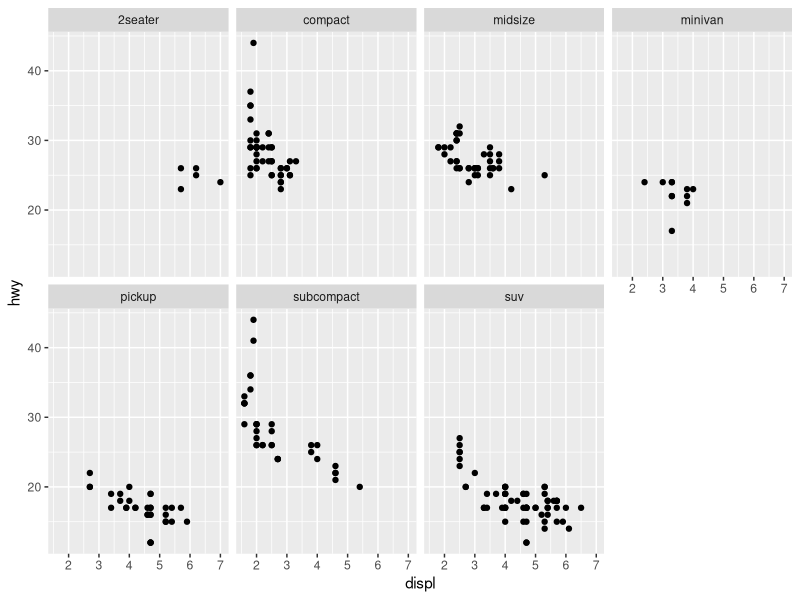
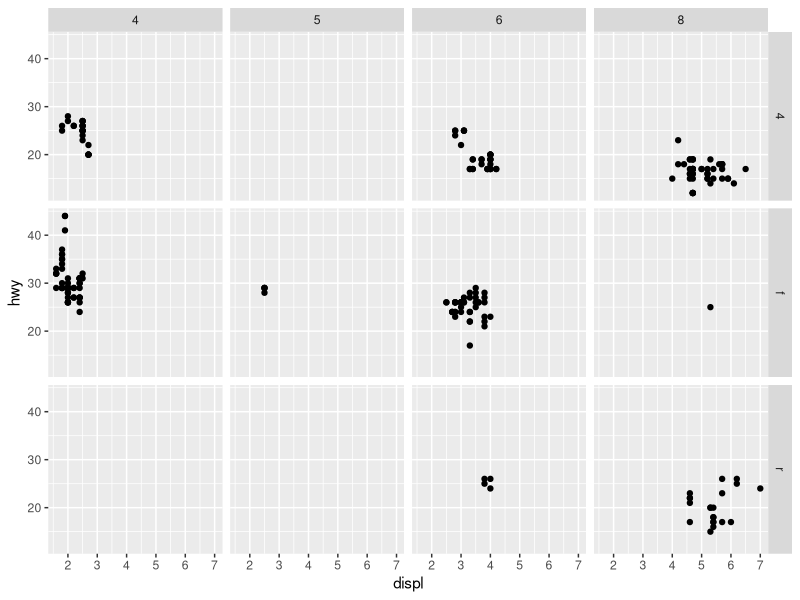
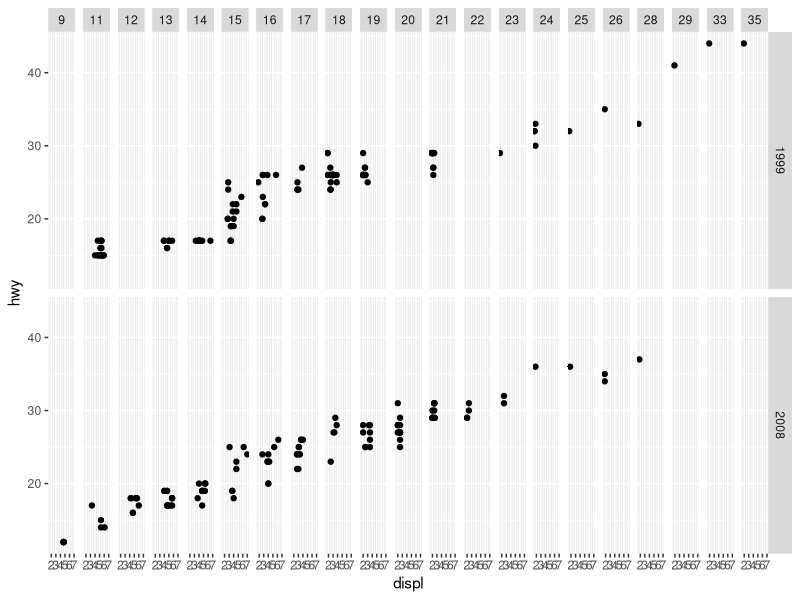
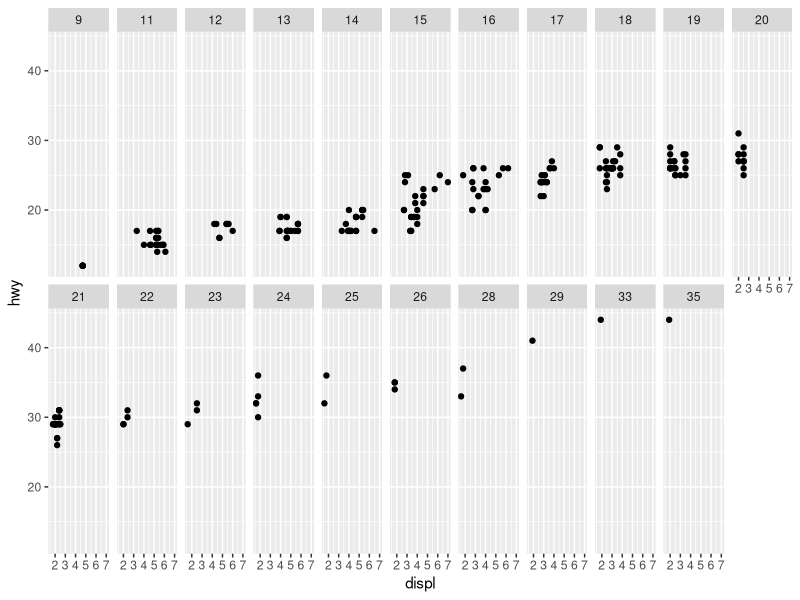
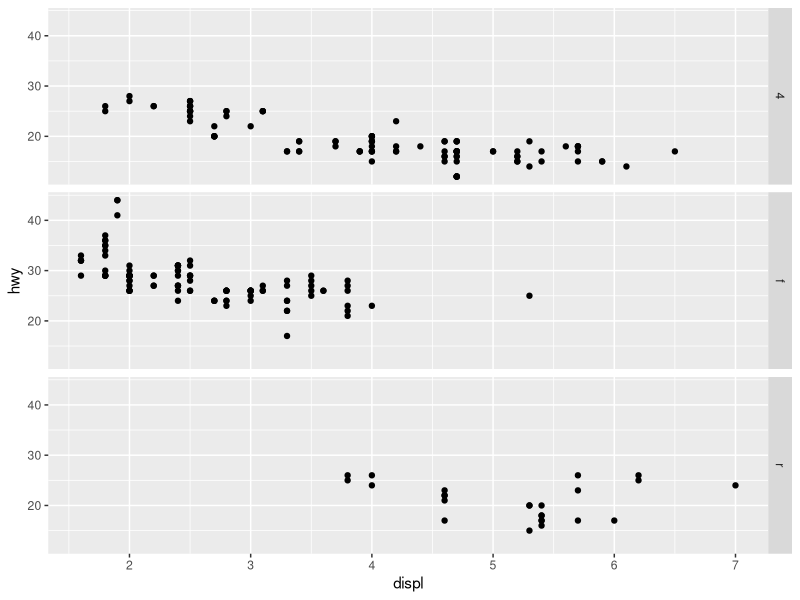
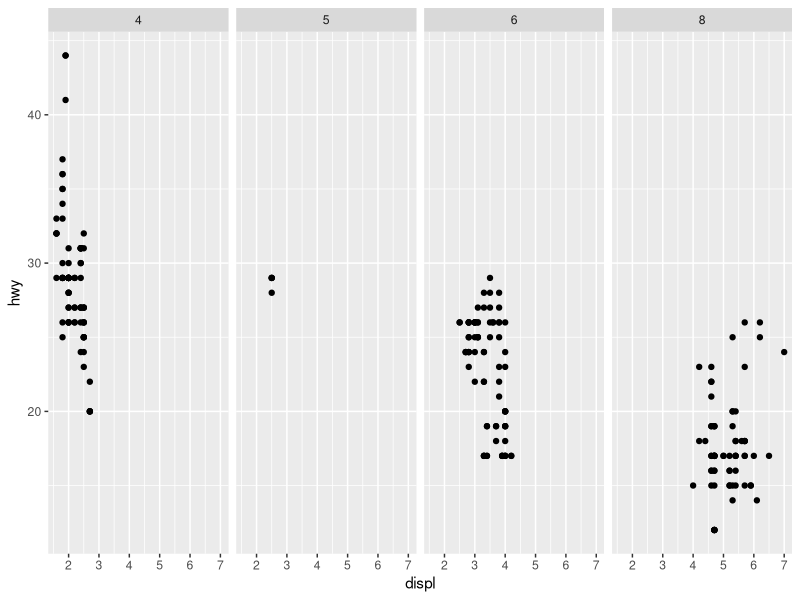
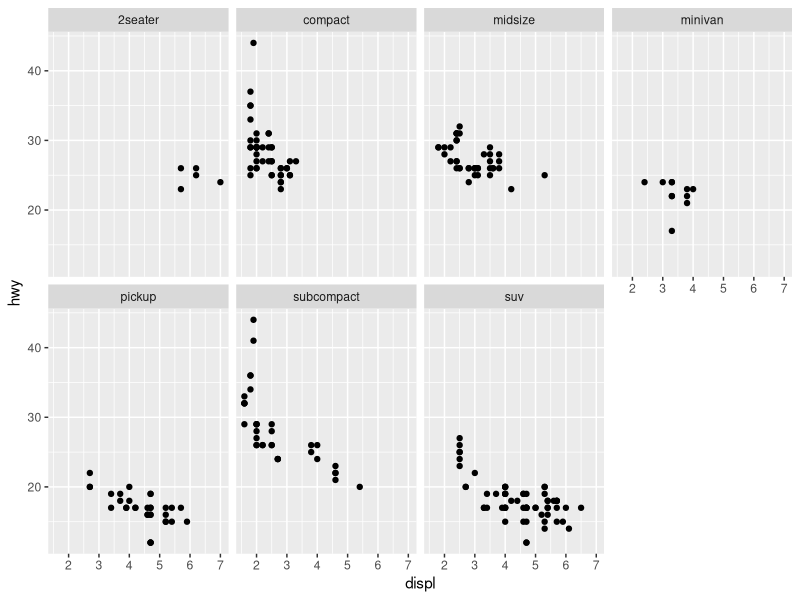
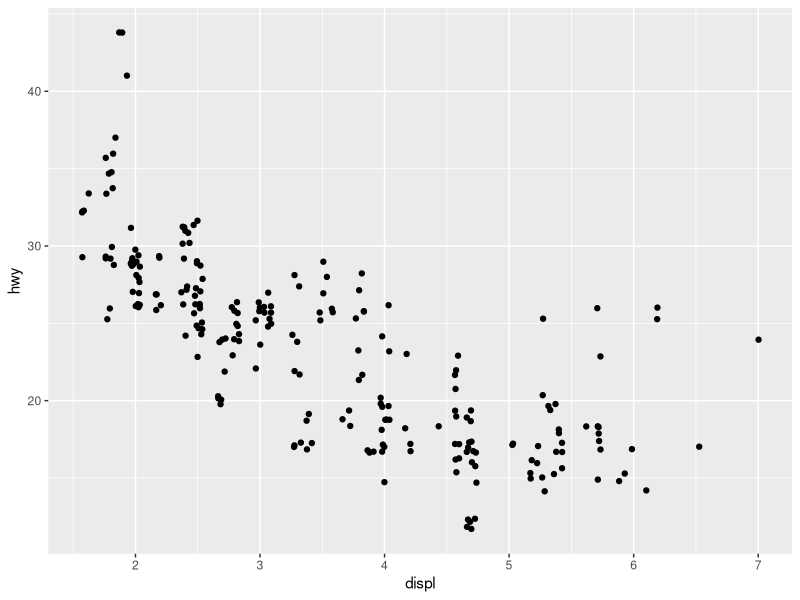

R code for these plots, in order:
library(ggplot2)

ggplot(data = mpg) + 
  geom_point(mapping = aes(x = displ, y = hwy)) + 
  facet_wrap(~ class, nrow = 2)

ggplot(data = mpg) + 
  geom_point(mapping = aes(x = displ, y = hwy)) + 
  facet_grid(drv ~ cyl)

# Continous Variable
ggplot(data = mpg) + 
  geom_point(mapping = aes(x = displ, y = hwy)) + 
  facet_grid(year ~ cty)

ggplot(data = mpg) + 
  geom_point(mapping = aes(x = displ, y = hwy)) + 
  facet_wrap(~ cty, nrow =2)

# Test code
ggplot(data = mpg) + 
  geom_point(mapping = aes(x = displ, y = hwy)) +
  facet_grid(drv ~ .)

ggplot(data = mpg) + 
  geom_point(mapping = aes(x = displ, y = hwy)) +
  facet_grid(. ~ cyl)

ggplot(data = mpg) + 
  geom_point(mapping = aes(x = displ, y = hwy)) + 
  facet_wrap(~ class, nrow = 2)

# Adding Random Noise
ggplot(data = mpg) + 
  geom_point(mapping = aes(x = displ, y = hwy), position = "jitter")
ggplot(data = mpg,  aes(x = displ, y = hwy)) + 
  geom_point() +
  geom_jitter()


ggplot(data = mpg, mapping = aes(x = class, y = hwy)) + 
  geom_boxplot()
ggplot(data = mpg, mapping = aes(x = class, y = hwy)) + 
  geom_boxplot() +
  coord_flip()